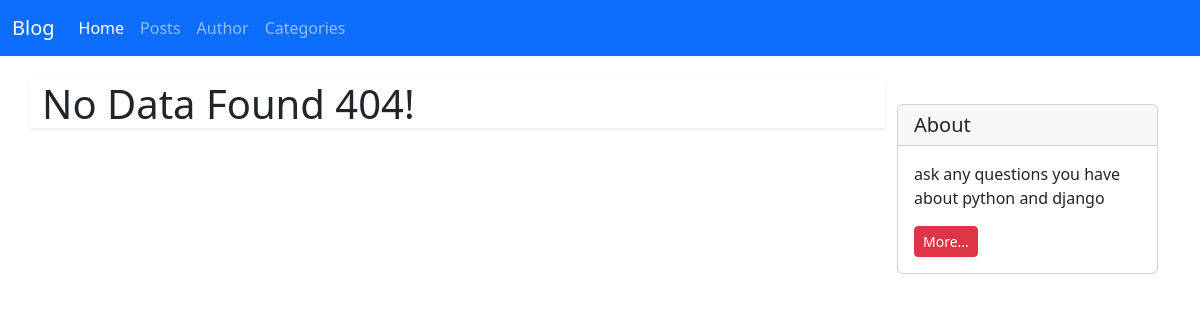
The app's page /author/, older data.
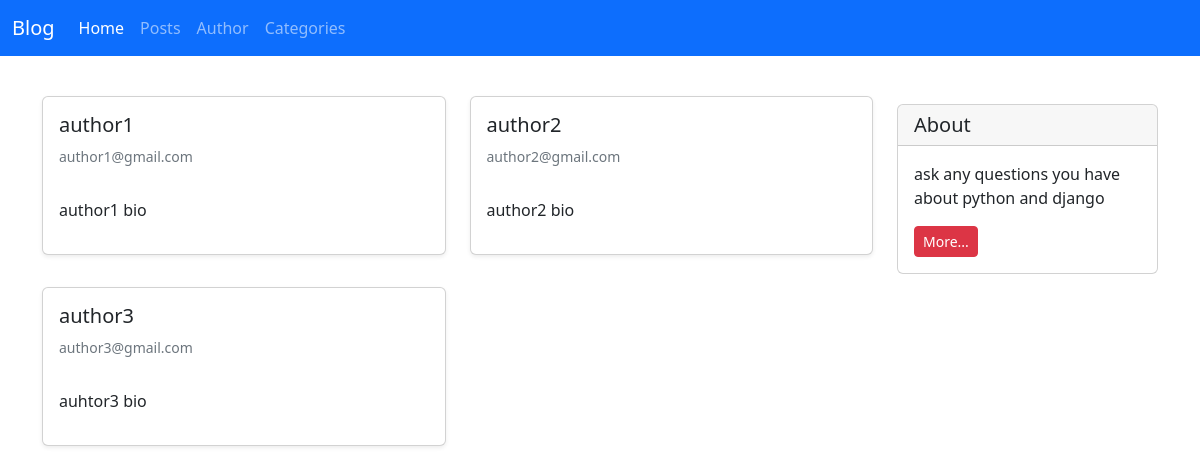
The same page, newer data.
### author/models.py (models this page shows, shortened)
class Author(models.Model):
    name = models.CharField(max_length=100)
    email = models.EmailField()
    bio = models.TextField()
    image = models.ImageField(upload_to="images/", null=True)

### author/views.py (the view)
# urls.py: path('', author_view, name='author_list'),
def author_view(request):
    author_list = Author.objects.all().order_by('name')
    return render(request, 'author/author_list.html', {'author_list': author_list})

### templates/author/author_list.html (shortened to what this page needs)
{% extends '_base.html' %}
{% block content %}
<div class="container mt-4">
    <div class="row">
        <div class="col-9">
            <div class="row">
                {% if author_list %}
                    {% for author in author_list %}
                        <div class="col-lg-6">
                            <a href="{% url 'author_detail' author.id%}" class="card-link">
                                <div class="card shadow-sm my-3">
                                    <div class="card-body">
                                        <h5 class="card-title">{{ author.name }}</h5>
                                        <h6 class="card-subtitle mb-2 text-muted small py-2">{{ author.email }}</h6>
                                        <p class="card-text py-3">
                                            {{ author.bio|truncatewords:10 }}
                                        </p>
                                    </div>
                                </div>
                            </a>
                        </div>
                    {% endfor %}
                {% else %}
                    <h1 class="text-bold shadow-sm">No Data Found 404!</h1>
                {% endif %}
            </div>
        </div>
        <div class="col-3">
                <div class="card my-4">
                    <h5 class="card-header">About</h5>
                    <div class="card-body">
                        <p class="card-text">ask any questions you have about python and django</p>
                        <a href="#"
                           class="btn btn-sm btn-danger">
                            More...
                        </a>
                    </div>
                </div>
        </div>
    </div>
</div>
{% endblock %}

### templates/_base.html (shortened to what this page needs)
<!DOCTYPE html>
<html lang="en">
    <head>
        <link href="https://cdn.jsdelivr.net/npm/bootstrap@5.2.3/dist/css/bootstrap.min.css" rel="stylesheet" />
    </head>
    <body>
        <nav class="navbar navbar-expand-lg navbar-dark bg-primary">
            <div class="container-fluid">
                <a class="navbar-brand" href="/">Blog</a>
                <div class="collapse navbar-collapse" id="navbarNavAltMarkup">
                    <div class="navbar-nav">
                        <a class="nav-link active" aria-current="page" href="/">Home</a>
                        <a class="nav-link" href="{% url 'posts_list' %}">Posts</a>
                        <a class="nav-link" href="{% url 'author_list' %}">Author</a>
                        <a class="nav-link" href="{% url 'categories_list' %}">Categories</a>
                    </div>
                </div>
            </div>
        </nav>
        {% block content %}
        {% endblock %}
    </body>
</html>

Row changes from the older to the newer data that the page shows:
added Author: name "author1", email "author1@gmail.com", bio "author1 bio"
added Author: name "author2", email "author2@gmail.com", bio "author2 bio"
added Author: name "author3", email "author3@gmail.com", bio "auhtor3 bio"
Text that changed along with them:
text no longer shown: "No Data Found 404!"
